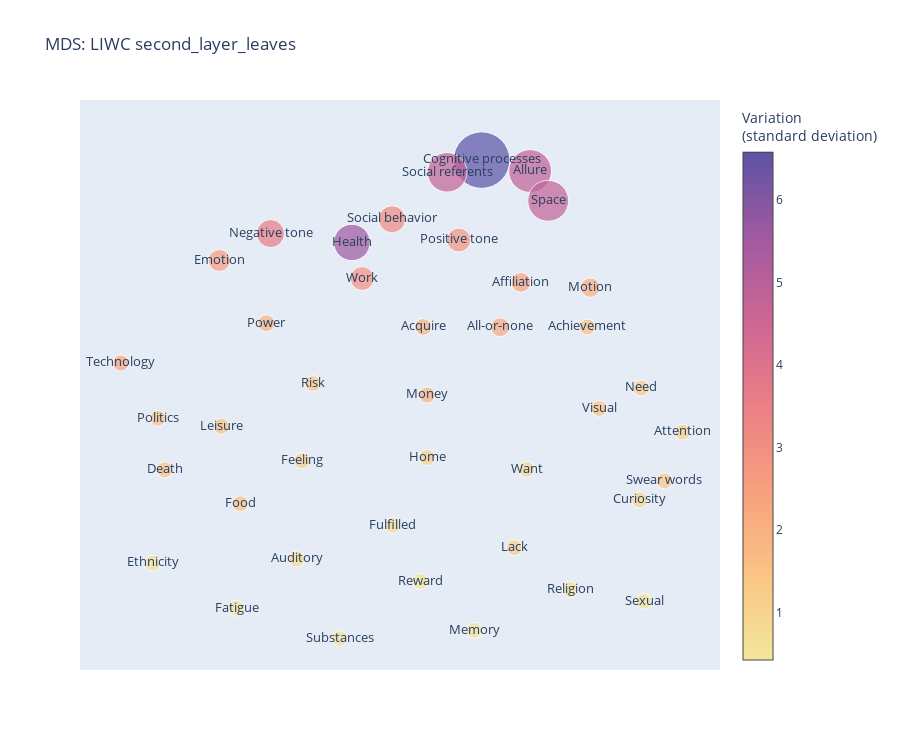

Here is the notebook cell this chart was saved with:
### Code cell
import plotly.express as px
import plotly.graph_objects as go
import textwrap # Used to automatically wrap the floating window

mean = df_sub['mean']
std = df_sub['std']
fig = go.Figure()
fig.add_trace(go.Scatter(x=df_sub['X'],y=df_sub['Y'],customdata=np.stack((df_sub['description'].apply(lambda t: str(t)).apply(lambda t: "<br>".join(textwrap.wrap(t,40)) # textwrap is a great way to automatically wrap lines
)),axis=-1),
                         marker=dict(
                             size=mean,       # mean 
                             sizemin=8, sizemode='area',sizeref=1.*max(mean)/(40.**2), 
                             color=std, colorscale='Sunset', showscale=True,colorbar_title_text='Variation <br>(standard deviation)',
                         ),
                         text = df_sub['full'],  
                         mode='markers+text',
                         hovertemplate=
        "<b>%{text}</b><br>" +
        "<b>Examples: </b>: %{customdata}<br>"+
        "<b>Mean Value: </b>%{marker.size:,}<br>" +
                         "<b>Variation:</b> %{marker.color:,.1f}" +
        "<extra></extra>",
                         ))

fig.update_layout(title='MDS: LIWC second_layer_leaves',
width=600*1.5,
                     height=500*1.5,)
fig.update_traces(textposition='middle center',textfont_size=13)
fig.update_layout(showlegend=False)
fig.update_xaxes(visible=False)
fig.update_yaxes(visible=False)
fig.show()
fig.write_html("MDS_LIWC second_layer_leaves.html")

### Figure 1 — Plotly figure (JSON) as saved in the notebook; plotly's stock layout.template omitted (floating-point values rounded to 4 significant figures)
{"data": [{"customdata": ["we, our, us, help", "work, better, best, working", "own, order, allow, power", "all, no, never, always", "but, not, if, or, know", "remember, forget, remind, forgot", "good, well, new, love", "bad, wrong, too much, hate", "good, love, happy, hope", "shit, fuckin*, fuck, damn", "said, love, say, care", "you, we, he, she", "united states, govern*, congress*,<br>senat*", "american, french, chinese, indian", "car, phone, comput*, email*", "game*, fun, play, party*", "home, house, room, bed", "work, school, working, class", "business*, pay*, price*, market*", "god, hell, christmas*, church", "medic*, patients, physician*, health", "beer*, wine, drunk, cigar*", "sex, gay, pregnan*, dick", "food*, drink*, eat, dinner*", "death*, dead, die, kill", "have to, need, had to, must", "want, hope, wanted, wish", "get, got, take, getting", "don’t have, didn’t have, *less, hungry", "enough, full, complete, extra", "tired, bored, don’t care, boring", "opportun*, win, gain*, benefit*", "secur*, protect*, pain, risk*", "scien*, look* for, research*, wonder", "have, like, out, know", "look, look* for, watch, check", "go, come, went, came", "in, out, up, there", "see, look, eye*, saw", "sound*, heard, hear, music", "feel, hard, cool, felt"], "hovertemplate": "<b>%{text}</b><br><b>Examples: </b>: %{customdata}<br><b>Mean Value: </b>%{marker.size:,}<br><b>Variation:</b> %{marker.color:,.1f}<extra></extra>", "marker": {"color": [2.392, 1.571, 2.032, 2.21, 6.582, 0.5897, 2.853, 3.568, 2.581, 1.394, 3.129, 4.756, 1.441, 0.541, 2.297, 1.436, 1.134, 2.938, 1.952, 0.6883, 5.578, 0.4225, 0.4998, 1.47, 1.371, 1.297, 0.926, 1.912, 1.089, 0.7156, 0.5233, 0.5208, 1.241, 0.9992, 4.845, 1.08, 2.08, 4.797, 1.433, 0.7703, 1.071], "colorbar": {"title": {"text": "Variation <br>(standard deviation)"}}, "colorscale": [[0, "rgb(243, 231, 155)"], [0.1667, "rgb(250, 196, 132)"], [0.3333, "rgb(248, 160, 126)"], [0.5, "rgb(235, 127, 134)"], [0.6667, "rgb(206, 102, 147)"], [0.8333, "rgb(160, 89, 160)"], [1, "rgb(92, 83, 165)"]], "showscale": true, "size": [1.413, 0.8254, 1.043, 1.278, 11.73, 0.07612, 2.083, 2.875, 1.764, 0.3533, 2.675, 5.754, 0.44, 0.06165, 0.911, 0.4198, 0.3572, 2.084, 0.8227, 0.09432, 4.864, 0.04069, 0.04203, 0.3846, 0.4032, 0.4705, 0.2545, 1.05, 0.2324, 0.1762, 0.05134, 0.08519, 0.4847, 0.2475, 6.748, 0.334, 1.376, 6.144, 0.5831, 0.1498, 0.3217], "sizemin": 8, "sizemode": "area", "sizeref": 0.00733}, "mode": "markers+text", "text": ["Affiliation", "Achievement", "Power", "All-or-none", "Cognitive processes", "Memory", "Positive tone", "Negative tone", "Emotion", "Swear words", "Social behavior", "Social referents", "Politics", "Ethnicity", "Technology", "Leisure", "Home", "Work", "Money", "Religion", "Health", "Substances", "Sexual", "Food", "Death", "Need", "Want", "Acquire", "Lack", "Fulfilled", "Fatigue", "Reward", "Risk", "Curiosity", "Allure", "Attention", "Motion", "Space", "Visual", "Auditory", "Feeling"], "textfont": {"size": 13}, "textposition": "middle center", "type": "scatter", "x": [0.3918, 0.6442, -0.5736, 0.313, 0.2429, 0.2151, 0.1566, -0.5575, -0.7521, 0.9364, -0.09677, 0.1122, -0.9841, -1.004, -1.126, -0.7427, 0.0371, -0.2103, 0.03697, 0.5798, -0.249, -0.2961, 0.8588, -0.6722, -0.959, 0.848, 0.414, 0.02133, 0.3665, -0.09483, -0.6866, 0.01034, -0.3967, 0.842, 0.4269, 1.005, 0.6553, 0.4954, 0.6886, -0.4589, -0.4385], "y": [0.7036, 0.4392, 0.4616, 0.4383, 1.427, -1.355, 0.9539, 0.9921, 0.8328, -0.4699, 1.077, 1.355, -0.1001, -0.9573, 0.2262, -0.1477, -0.3323, 0.7263, 0.03754, -1.113, 0.9396, -1.403, -1.183, -0.6057, -0.4052, 0.07833, -0.4027, 0.4399, -0.8655, -0.7335, -1.224, -1.064, 0.1047, -0.5831, 1.362, -0.1819, 0.6726, 1.186, -0.04227, -0.9328, -0.3515]}], "layout": {"height": 750, "showlegend": false, "title": {"text": "MDS: LIWC second_layer_leaves"}, "width": 900, "xaxis": {"visible": false}, "yaxis": {"visible": false}}}
